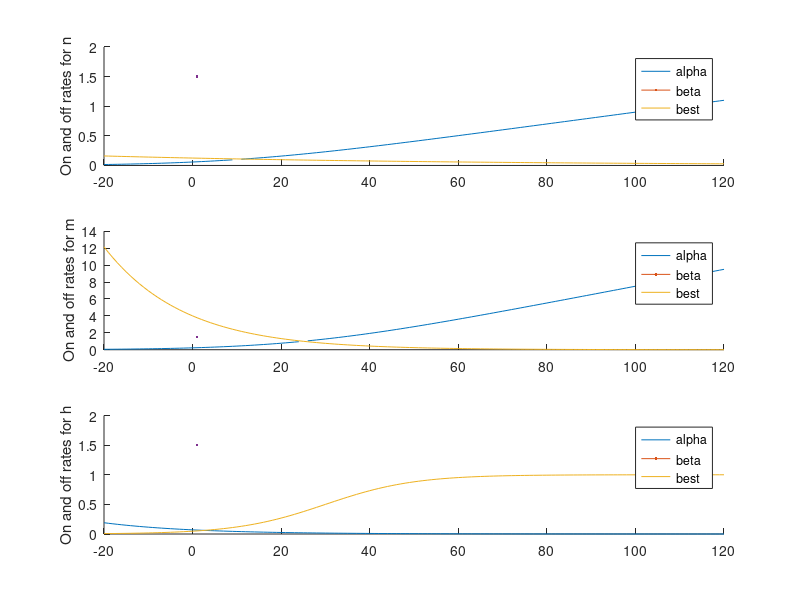

The MATLAB script that drew this image: (Note: this script raises an error after producing the figure.)
close all
clc

%% Problem 1: Simulating the Hodgkin-Huxley model (DEMO)
disp('PROBLEM 1')
clear

%% Problem 1, Part A
% on and off rates for n, m, h
params.alpha_n = @(V) 0.01 * (10-V) ./ (exp(1 - V./10)-1);
params.beta_n = @(V) 0.125 * exp(-V/80);
params.alpha_m = @(V) 0.1 * (25-V) ./ (exp(2.5 - V./10)-1);
params.beta_m = @(V) 4 * exp(-V./18);
params.alpha_h = @(V) 0.07 * exp(-V./20);
params.beta_h = @(V) 1 ./ (exp(3- V./10)+1);

% range of V
vrange = -20:120;

% plot results
figure(1)
subplot(311)
hold on
plot(vrange, params.alpha_n(vrange), LineWidth=1.5)
plot(vrange, params.beta_n(vrange), LineWidth=1.5)
legend("alpha", "beta", Location='best')
ylabel('On and off rates for n')

subplot(312)
hold on
plot(vrange, params.alpha_m(vrange), LineWidth=1.5)
plot(vrange, params.beta_m(vrange), LineWidth=1.5)
legend("alpha", "beta", Location='best')
ylabel('On and off rates for m')

subplot(313)
hold on
plot(vrange, params.alpha_h(vrange), LineWidth=1.5)
plot(vrange, params.beta_h(vrange), LineWidth=1.5)
legend("alpha", "beta", Location='best')
ylabel('On and off rates for h')

%% Problem 1, Part B
tspan = 0:0.02:20;
steps = [2, 2.5, 2; 10, 10.5, 25];

% define model parameters
params.gKbar = 36;
params.gNabar = 120;
params.gLbar = 0.3;
params.EK = -12;
params.ENa = 120;
params.EL = 10.6;
params.Cm = 1;

% define initial parameters
V0 = 0;
n0 = params.alpha_n(V0) / (params.alpha_n(V0) + params.beta_n(V0));
m0 = params.alpha_m(V0) / (params.alpha_m(V0) + params.beta_m(V0));
h0 = params.alpha_h(V0) / (params.alpha_h(V0) + params.beta_h(V0));

y0 = [V0; n0; m0; h0];

% simulate HH
[t, y] = ode45(@(t,y) hh_model(t, y, params, @(t) step_current(t, steps)), tspan, y0);

Vm = y(:, 1);

n = y(:, 2);
m = y(:, 3);
h = y(:, 4);

gK = params.gKbar*n.^4;
gNa = params.gNabar*m.^3.*h;
gL = params.gLbar*ones(size(t));

IK = gK .* (Vm - params.EK);
INa = gNa .* (Vm - params.ENa);
IL = gL .* (Vm - params.EL);

applied_I = step_current(t, steps);

% plot results
figure(2)
subplot(511)
plot(t, Vm, LineWidth=1.5)
ylabel('Voltage')

subplot(512)
hold on
plot(t, n, LineWidth=1.5)
plot(t, m, LineWidth=1.5)
plot(t, h, LineWidth=1.5)
legend('n', 'm', 'h')
ylabel('Gating variables n, m, h')

subplot(513)
hold on
plot(t, gK, LineWidth=1.5)
plot(t, gNa, LineWidth=1.5)
plot(t, gL, LineWidth=1.5)
legend('gK', 'gNa', 'gL')
ylabel('Conductance')

subplot(514)
hold on
plot(t, IK, LineWidth=1.5)
plot(t, INa, LineWidth=1.5)
plot(t, IL, LineWidth=1.5)
legend('IK', 'INa', 'IL')
ylabel('Current')

subplot(515)
plot(t, applied_I, LineWidth=1.5)
ylabel('Applied current')
xlabel('Time')


%% Problem 2: Determining minimum stimulus to generate excitatory response
disp('PROBLEM 2')
% clear

%% Problem 2, Part A
tspan = 0:0.02:20;

I = 2:25;
I_min = 0;

for i=1:length(I)
    steps = [10, 10.5, I(i)];
    [t, y] = ode45(@(t, y) hh_model(t, y, params, @(t) step_current(t, steps)), tspan, y0);
    
    Vm = y(:, 1);

    num_act_pot = count_act_pot(Vm, 40);
    if num_act_pot >= 1
        I_min = I(i);
        break
    end
end

I_set = [I_min-1, I_min, I_min+1];
Vm_set = zeros(length(Vm), 3);

for i=1:length(I_set)
    steps = [10, 10.5, I_set(i)];
    [t, y] = ode45(@(t, y) hh_model(t, y, params, @(t) step_current(t, steps)), tspan, y0);
    
    Vm = y(:, 1);

    Vm_set(:, i) = Vm;
end

disp(I_set)

figure(3)
plot(t, Vm_set, 'LineWidth', 1.5)
title('PROBLEM 2: Minimum input current I_{min} for action potential')
xlabel('Time')
ylabel('Voltage')
legend(string(I_set), Location='best');


%% Problem 3: Determining refractory period in the Hodgkin-Huxley model
disp('PROBLEM 3')
% clear

%% Problem 3, Part A
tspan = 0:0.02:40;
d = 0:60;
d_min = 0;

params.ENa = 115;

for i=1:length(d)
    [t, y] = ode45(@(t, y) hh_model(t, y, params, @(t) step_current_with_duration(t, d(i))), tspan, y0);
    
    Vm = y(:, 1);
    num_act_pot = count_act_pot(Vm, 40);
    if num_act_pot >= 2
        d_min = d(i);
        break
    end
end

disp(d_min)

%% Problem 3, Part B
[t, y] = ode45(@(t, y) hh_model(t, y, params, @(t) step_current_with_duration(t, d_min-6)), tspan, y0);

Vm = y(:, 1);

n = y(:, 2);
m = y(:, 3);
h = y(:, 4);

gK = params.gKbar*n.^4;
gNa = params.gNabar*m.^3.*h;
gL = params.gLbar*ones(size(t));

IK = gK .* (Vm - params.EK);
INa = gNa .* (Vm - params.ENa);
IL = gL .* (Vm - params.EL);

applied_I = step_current_with_duration(t, d_min-6);

figure(4)
subplot(511)
plot(t, Vm, LineWidth=1.5)
ylabel('Voltage')

subplot(512)
hold on
plot(t, n, LineWidth=1.5)
plot(t, m, LineWidth=1.5)
plot(t, h, LineWidth=1.5)
legend('n', 'm', 'h')
ylabel('Gating variables n, m, h')

subplot(513)
hold on
plot(t, gK, LineWidth=1.5)
plot(t, gNa, LineWidth=1.5)
plot(t, gL, LineWidth=1.5)
legend('gK', 'gNa', 'gL')
ylabel('Conductance')

subplot(514)
hold on
plot(t, IK, LineWidth=1.5)
plot(t, INa, LineWidth=1.5)
plot(t, IL, LineWidth=1.5)
legend('IK', 'INa', 'IL')
ylabel('Current')

subplot(515)
plot(t, applied_I, LineWidth=1.5)
ylabel('Applied current')
xlabel('Time')

%% Problem 3, Part C
[t, y] = ode45(@(t, y) hh_model(t, y, params, @(t) step_current_with_duration(t, d_min+6)), tspan, y0);

Vm = y(:, 1);

n = y(:, 2);
m = y(:, 3);
h = y(:, 4);

gK = params.gKbar*n.^4;
gNa = params.gNabar*m.^3.*h;
gL = params.gLbar*ones(size(t));

IK = gK .* (Vm - params.EK);
INa = gNa .* (Vm - params.ENa);
IL = gL .* (Vm - params.EL);

applied_I = step_current_with_duration(t, d_min+6);

figure(5)
subplot(511)
plot(t, Vm, LineWidth=1.5)
ylabel('Voltage')

subplot(512)
hold on
plot(t, n, LineWidth=1.5)
plot(t, m, LineWidth=1.5)
plot(t, h, LineWidth=1.5)
legend('n', 'm', 'h')
ylabel('Gating variables n, m, h')

subplot(513)
hold on
plot(t, gK, LineWidth=1.5)
plot(t, gNa, LineWidth=1.5)
plot(t, gL, LineWidth=1.5)
legend('gK', 'gNa', 'gL')
ylabel('Conductance')

subplot(514)
hold on
plot(t, IK, LineWidth=1.5)
plot(t, INa, LineWidth=1.5)
plot(t, IL, LineWidth=1.5)
legend('IK', 'INa', 'IL')
ylabel('Current')

subplot(515)
plot(t, applied_I, LineWidth=1.5)
ylabel('Applied current')
xlabel('Time')

%% Problem 3, Part D
% No MATLAB code required.


%% Problem 4: Controlling the beating of neurons
disp('PROBLEM 4')
% clear

%% Problem 4, Part A
tspan = 0:0.02:80;
steps = [10, 30, 25; 50, 70, 25];

% simulate HH
[t, y] = ode45(@(t, y) hh_model(t, y, params, @(t) step_current(t, steps)), tspan, y0);

Vm = y(:, 1);

applied_I = step_current(t, steps);

figure(6)
subplot(211)
plot(t, Vm, 'LineWidth', 1.5)
ylabel('Voltage')
xlabel('Time')

subplot(212)
plot(t, applied_I, 'LineWidth', 1.5)
ylabel('Applied current')
xlabel('Time')

%% Problem 4, Part B
tspan = 0:0.02:80;
steps = [0, 80, 15];

[t, y] = ode45(@(t, y) hh_model(t, y, params, @(t) step_current(t, steps)), tspan, y0);

Vm = y(:, 1);

n = y(:, 2);
m = y(:, 3);
h = y(:, 4);

gK = params.gKbar*n.^4;
gNa = params.gNabar*m.^3.*h;
gL = params.gLbar*ones(size(t));

IK = gK .* (Vm - params.EK);
INa = gNa .* (Vm - params.ENa);
IL = gL .* (Vm - params.EL);

applied_I = step_current(t, steps);

figure(7)
subplot(511)
plot(t, Vm, LineWidth=1.5)
ylabel('Voltage')

subplot(512)
hold on
plot(t, n, LineWidth=1.5)
plot(t, m, LineWidth=1.5)
plot(t, h, LineWidth=1.5)
legend('n', 'm', 'h')
ylabel('Gating variables n, m, h')

subplot(513)
hold on
plot(t, gK, LineWidth=1.5)
plot(t, gNa, LineWidth=1.5)
plot(t, gL, LineWidth=1.5)
legend('gK', 'gNa', 'gL')
ylabel('Conductance')

subplot(514)
hold on
plot(t, IK, LineWidth=1.5)
plot(t, INa, LineWidth=1.5)
plot(t, IL, LineWidth=1.5)
legend('IK', 'INa', 'IL')
ylabel('Current')

subplot(515)
plot(t, applied_I, LineWidth=1.5)
ylabel('Applied current')
xlabel('Time')

%% Problem 4, Part C
tspan = 0:0.02:80;
steps = [0, 80, 45];

[t, y] = ode45(@(t, y) hh_model(t, y, params, @(t) step_current(t, steps)), tspan, y0);

Vm = y(:, 1);

n = y(:, 2);
m = y(:, 3);
h = y(:, 4);

gK = params.gKbar*n.^4;
gNa = params.gNabar*m.^3.*h;
gL = params.gLbar*ones(size(t));

IK = gK .* (Vm - params.EK);
INa = gNa .* (Vm - params.ENa);
IL = gL .* (Vm - params.EL);

applied_I = step_current(t, steps);

figure(8)
subplot(511)
plot(t, Vm, LineWidth=1.5)
ylabel('Voltage')

subplot(512)
hold on
plot(t, n, LineWidth=1.5)
plot(t, m, LineWidth=1.5)
plot(t, h, LineWidth=1.5)
legend('n', 'm', 'h')
ylabel('Gating variables n, m, h')

subplot(513)
hold on
plot(t, gK, LineWidth=1.5)
plot(t, gNa, LineWidth=1.5)
plot(t, gL, LineWidth=1.5)
legend('gK', 'gNa', 'gL')
ylabel('Conductance')

subplot(514)
hold on
plot(t, IK, LineWidth=1.5)
plot(t, INa, LineWidth=1.5)
plot(t, IL, LineWidth=1.5)
legend('IK', 'INa', 'IL')
ylabel('Current')

subplot(515)
plot(t, applied_I, LineWidth=1.5)
ylabel('Applied current')
xlabel('Time')


%% Functions

% Problem 1
function dydt = hh_model(t, y, p, stim_fn)
    % current conditions
    V = y(1);
    n = y(2);
    m = y(3);
    h = y(4);

    % applied stimulus
    I = stim_fn(t);

    % ODEs
    V_dot = (1/p.Cm) * (I - p.gKbar*n^4*(V-p.EK) - p.gNabar*m^3*h*(V-p.ENa) - p.gLbar*(V-p.EL));
    n_dot = p.alpha_n(V)*(1-n) - p.beta_n(V)*n;
    m_dot = p.alpha_m(V)*(1-m) - p.beta_m(V)*m;
    h_dot = p.alpha_h(V)*(1-h) - p.beta_h(V)*h;
    
    dydt = [V_dot; n_dot; m_dot; h_dot];
end

function I = step_current(t, steps)
    % t: time
    % steps: matrix where columns are start_time, stop_time, and I, rows
    % are steps
    n_steps = length(steps(:, 1));
    I = zeros(size(t));
    
    for j = 1:n_steps
        step = steps(j,:);
        start_time = step(1);
        stop_time = step(2);
        stim = step(3);
        idx = (start_time <= t & t <= stop_time);
        I(idx) = stim;
    end
end

% Problem 2
function num_act_pot = count_act_pot(Vm, threshold)
    num_act_pot = 0;
    act_pot = false;

    for i = 1:length(Vm)
        if Vm(i) >= threshold && ~act_pot
            num_act_pot = num_act_pot + 1;
            act_pot = true;
        elseif Vm(i) < threshold
            act_pot = false;
        end
    end
end

% Problem 3
function I = step_current_with_duration(t, d)
    steps = [2, 2.5, 25; 2.5+d, 3+d, 25];

    n_steps = length(steps(:, 1));
    I = zeros(size(t));

    for j=1:n_steps
        step = steps(j, :);
        start_time = step(1);
        stop_time = step(2);
        stim = step(3);
        idx = (start_time <= t & t <= stop_time);
        I(idx) = stim;
    end
end

% Problem 4
